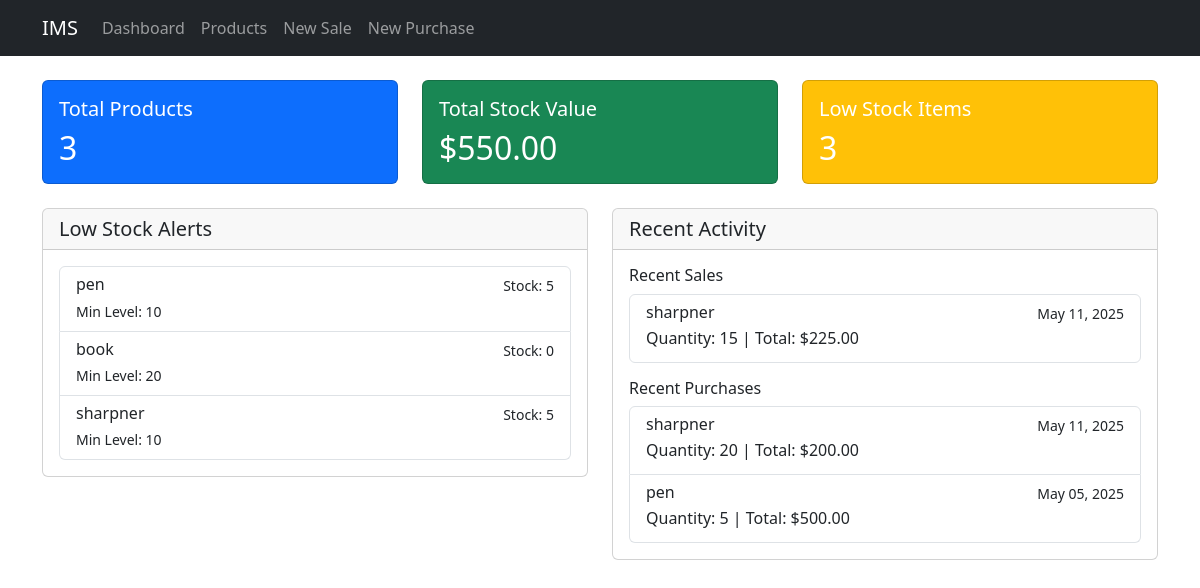
The page / on the database its author committed.
### inventory/models.py (models this page shows, shortened)
class Product(models.Model):
    name = models.CharField(max_length=200)
    description = models.TextField(blank=True)
    sku = models.CharField(max_length=50, unique=True)
    price = models.DecimalField(max_digits=10, decimal_places=2)
    min_stock_level = models.IntegerField(default=10)
    created_at = models.DateTimeField(auto_now_add=True)
    updated_at = models.DateTimeField(auto_now=True)
    @property
    def current_stock(self):
        return self.stock_set.first().quantity if self.stock_set.exists() else 0
    @property
    def is_low_stock(self):
        return self.current_stock <= self.min_stock_level

class Stock(models.Model):
    product = models.ForeignKey(Product, on_delete=models.CASCADE)
    quantity = models.IntegerField(default=0, validators=[MinValueValidator(0)])
    last_updated = models.DateTimeField(auto_now=True)

class Sale(models.Model):
    product = models.ForeignKey(Product, on_delete=models.CASCADE)
    quantity = models.IntegerField(validators=[MinValueValidator(1)])
    price_per_unit = models.DecimalField(max_digits=10, decimal_places=2)
    total_price = models.DecimalField(max_digits=10, decimal_places=2)
    date = models.DateTimeField(default=timezone.now)

class Purchase(models.Model):
    product = models.ForeignKey(Product, on_delete=models.CASCADE)
    quantity = models.IntegerField(validators=[MinValueValidator(1)])
    price_per_unit = models.DecimalField(max_digits=10, decimal_places=2)
    total_price = models.DecimalField(max_digits=10, decimal_places=2)
    date = models.DateTimeField(default=timezone.now)

### inventory/views.py (the view)
# urls.py: path('', views.dashboard, name='dashboard'),
def dashboard(request):
    products = Product.objects.all()
    low_stock_products = [p for p in products if p.is_low_stock]
    total_products = products.count()
    total_stock_value = sum(p.current_stock * p.price for p in products)
    recent_sales = Sale.objects.all().order_by('-date')[:5]
    recent_purchases = Purchase.objects.all().order_by('-date')[:5]
    context = {
        'total_products': total_products,
        'total_stock_value': total_stock_value,
        'low_stock_products': low_stock_products,
        'recent_sales': recent_sales,
        'recent_purchases': recent_purchases,
    }
    return render(request, 'inventory/dashboard.html', context)

### inventory/templates/inventory/dashboard.html (shortened to what this page needs)
{% extends 'inventory/base.html' %}
{% block content %}
<div class="row mb-4">
    <div class="col-md-4">
        <div class="card bg-primary text-white">
            <div class="card-body">
                <h5 class="card-title">Total Products</h5>
                <h2 class="card-text">{{ total_products }}</h2>
            </div>
        </div>
    </div>
    <div class="col-md-4">
        <div class="card bg-success text-white">
            <div class="card-body">
                <h5 class="card-title">Total Stock Value</h5>
                <h2 class="card-text">${{ total_stock_value|floatformat:2 }}</h2>
            </div>
        </div>
    </div>
    <div class="col-md-4">
        <div class="card bg-warning text-white">
            <div class="card-body">
                <h5 class="card-title">Low Stock Items</h5>
                <h2 class="card-text">{{ low_stock_products|length }}</h2>
            </div>
        </div>
    </div>
</div>
<div class="row">
    <div class="col-md-6">
        <div class="card">
            <div class="card-header">
                <h5 class="card-title mb-0">Low Stock Alerts</h5>
            </div>
            <div class="card-body">
                {% if low_stock_products %}
                    <div class="list-group">
                        {% for product in low_stock_products %}
                            <a href="{% url 'product_detail' product.pk %}" class="list-group-item list-group-item-action">
                                <div class="d-flex w-100 justify-content-between">
                                    <h6 class="mb-1">{{ product.name }}</h6>
                                    <small>Stock: {{ product.current_stock }}</small>
                                </div>
                                <small>Min Level: {{ product.min_stock_level }}</small>
                            </a>
                        {% endfor %}
                    </div>
                {% else %}
                    <p class="text-muted">No low stock alerts</p>
                {% endif %}
            </div>
        </div>
    </div>
    <div class="col-md-6">
        <div class="card">
            <div class="card-header">
                <h5 class="card-title mb-0">Recent Activity</h5>
            </div>
            <div class="card-body">
                <h6>Recent Sales</h6>
                <div class="list-group mb-3">
                    {% for sale in recent_sales %}
                        <div class="list-group-item">
                            <div class="d-flex w-100 justify-content-between">
                                <h6 class="mb-1">{{ sale.product.name }}</h6>
                                <small>{{ sale.date|date:"M d, Y" }}</small>
                            </div>
                            <p class="mb-1">Quantity: {{ sale.quantity }} | Total: ${{ sale.total_price|floatformat:2 }}</p>
                        </div>
                    {% empty %}
                        <p class="text-muted">No recent sales</p>
                    {% endfor %}
                </div>
                <h6>Recent Purchases</h6>
                <div class="list-group">
                    {% for purchase in recent_purchases %}
                        <div class="list-group-item">
                            <div class="d-flex w-100 justify-content-between">
                                <h6 class="mb-1">{{ purchase.product.name }}</h6>
                                <small>{{ purchase.date|date:"M d, Y" }}</small>
                            </div>
                            <p class="mb-1">Quantity: {{ purchase.quantity }} | Total: ${{ purchase.total_price|floatformat:2 }}</p>
                        </div>
                    {% empty %}
                        <p class="text-muted">No recent purchases</p>
                    {% endfor %}
                </div>
            </div>
        </div>
    </div>
</div>
{% endblock %}

### inventory/templates/inventory/base.html (shortened to what this page needs)
<!DOCTYPE html>
<html lang="en">
<head>
    <link href="https://cdn.jsdelivr.net/npm/bootstrap@5.3.0/dist/css/bootstrap.min.css" rel="stylesheet">
    <link href="https://cdnjs.cloudflare.com/ajax/libs/font-awesome/6.0.0/css/all.min.css" rel="stylesheet">
</head>
<body>
    <nav class="navbar navbar-expand-lg navbar-dark bg-dark">
        <div class="container">
            <a class="navbar-brand" href="{% url 'dashboard' %}">IMS</a>
            <div class="collapse navbar-collapse" id="navbarNav">
                <ul class="navbar-nav">
                    <li class="nav-item">
                        <a class="nav-link" href="{% url 'dashboard' %}">Dashboard</a>
                    </li>
                    <li class="nav-item">
                        <a class="nav-link" href="{% url 'product_list' %}">Products</a>
                    </li>
                    <li class="nav-item">
                        <a class="nav-link" href="{% url 'sale_create' %}">New Sale</a>
                    </li>
                    <li class="nav-item">
                        <a class="nav-link" href="{% url 'purchase_create' %}">New Purchase</a>
                    </li>
                </ul>
            </div>
        </div>
    </nav>
    <div class="container mt-4">
        {% block content %}
        {% endblock %}
    </div>
</body>
</html>

### rows shown on the page
Product: name "pen", current_stock "5", min_stock_level "10"
Product: name "book", current_stock "0", min_stock_level "20"
Product: name "sharpner", current_stock "5", min_stock_level "10"
Sale: product.name "sharpner", date "May 11, 2025", quantity "15", total_price "225.00"
Purchase: product.name "sharpner", date "May 11, 2025", quantity "20", total_price "200.00"
Purchase: product.name "pen", date "May 05, 2025", quantity "5", total_price "500.00"

### other values the page prints
{{ total_products }} "3"
{{ total_stock_value|floatformat:2 }} "550.00"
{{ low_stock_products|length }} "3"
